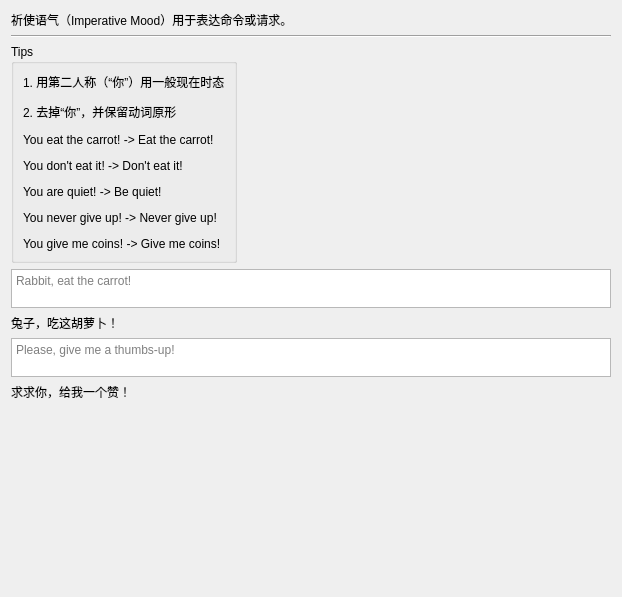
         <widget class="QWidget" name="page_3">
          <layout class="QVBoxLayout" name="verticalLayout_40">
           <item>
            <widget class="QLabel" name="label_93">
             <property name="text">
              <string>祈使语气（Imperative Mood）用于表达命令或请求。</string>
             </property>
            </widget>
           </item>
           <item>
            <widget class="Line" name="line_11">
             <property name="orientation">
              <enum>Qt::Horizontal</enum>
             </property>
            </widget>
           </item>
           <item>
            <layout class="QHBoxLayout" name="horizontalLayout_61">
             <item>
              <widget class="QGroupBox" name="groupBox_21">
               <property name="title">
                <string>Tips</string>
               </property>
               <layout class="QGridLayout" name="gridLayout_6">
                <item row="0" column="0">
                 <widget class="QLabel" name="label_92">
                  <property name="text">
                   <string>&lt;html&gt;&lt;head/&gt;&lt;body&gt;&lt;p&gt;1. 用第二人称（“你”）用一般现在时态&lt;/p&gt;&lt;p&gt;2. 去掉“你”，并保留动词原形&lt;/p&gt;&lt;p&gt;You eat the carrot! -&amp;gt; Eat the carrot!&lt;/p&gt;&lt;p&gt;You don't eat it! -&amp;gt; Don't eat it!&lt;/p&gt;&lt;p&gt;You are quiet! -&amp;gt; Be quiet!&lt;/p&gt;&lt;p&gt;You never give up! -&amp;gt; Never give up!&lt;/p&gt;&lt;p&gt;You give me coins! -&amp;gt; Give me coins!&lt;/p&gt;&lt;/body&gt;&lt;/html&gt;</string>
                  </property>
                 </widget>
                </item>
               </layout>
              </widget>
             </item>
             <item>
              <spacer name="horizontalSpacer_42">
               <property name="orientation">
                <enum>Qt::Horizontal</enum>
               </property>
               <property name="sizeHint" stdset="0">
                <size>
                 <width>40</width>
                 <height>20</height>
                </size>
               </property>
              </spacer>
             </item>
            </layout>
           </item>
           <item>
            <widget class="QTextEdit" name="textEdit_71">
             <property name="minimumSize">
              <size>
               <width>600</width>
               <height>0</height>
              </size>
             </property>
             <property name="maximumSize">
              <size>
               <width>39</width>
               <height>39</height>
              </size>
             </property>
             <property name="placeholderText">
              <string>Rabbit, eat the carrot!</string>
             </property>
            </widget>
           </item>
           <item>
            <widget class="QLabel" name="label_94">
             <property name="text">
              <string>兔子，吃这胡萝卜！</string>
             </property>
            </widget>
           </item>
           <item>
            <widget class="QTextEdit" name="textEdit_72">
             <property name="minimumSize">
              <size>
               <width>600</width>
               <height>0</height>
              </size>
             </property>
             <property name="maximumSize">
              <size>
               <width>39</width>
               <height>39</height>
              </size>
             </property>
             <property name="placeholderText">
              <string>Please, give me a thumbs-up!</string>
             </property>
            </widget>
           </item>
           <item>
            <widget class="QLabel" name="label_95">
             <property name="text">
              <string>求求你，给我一个赞！</string>
             </property>
            </widget>
           </item>
           <item>
            <spacer name="verticalSpacer_29">
             <property name="orientation">
              <enum>Qt::Vertical</enum>
             </property>
             <property name="sizeHint" stdset="0">
              <size>
               <width>20</width>
               <height>185</height>
              </size>
             </property>
            </spacer>
           </item>
          </layout>
         </widget>
